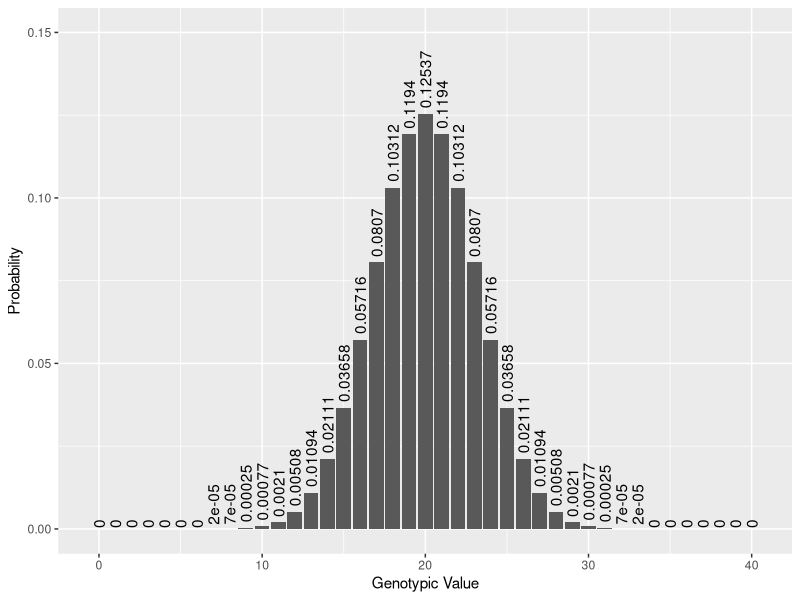

Source code (R):
## ---- chunk 1
library(ggplot2)
## ---- chunk 2
# The number of phenotypic classes obtained (in general) is given by:
num_classes<-function(n){(2*n)+1}
n<-20 # The number of loci
num_classes(n)
## ---- chunk 3
0.5^n
## ---- chunk 4
n<-20
k<-10
p<-0.5
q<-1-p
# There are 2n alleles, we choose 10 of them and we want to kno how many have k = 10. This can be obtained with:
choose((2*n),k)*(p^k)*(q^((2*n)-k))
# R also has a function for this
dbinom(x = k, prob = p,size=(2*n))
## ---- chunk 5
genotypic_values<-seq(0,40)
probabilities<-dbinom(x=genotypic_values,prob=0.5,size=(2*n))
## ---- chunk 6
ggplot()+
  geom_bar(aes(x=genotypic_values,y=probabilities),stat="identity")+
  geom_text(aes(x=genotypic_values,y=probabilities,label=as.character(round(probabilities,5))),hjust=-0.1,vjust=0.5,angle=90)+
  scale_y_continuous(limits=c(0,0.15))+
  xlab("Genotypic Value")+
  ylab("Probability")
## ---- chunk 7
bris<-c(24,24,21,21,21,20,19,19,18,24,
  23,25,22,24,22,22,18,20,22,28,
  23,27,23,20,23,21,26,27,27,28,
  26,26,24,26,27,26,20,22,21,18,
  18,21,17,21,18,20,23,22,34,22)
## ---- chunk 8
Vp<-var(bris)
Vg<-4
Ve<-Vp-Vg
## ---- chunk 9
CVp<-sqrt(Vp)/(mean(bris))
CVg<-sqrt(Vg)/(mean(bris))
cat("Ve = ",Ve, ", CVp = ",CVp, ", CVg = ",CVg,"\n")
